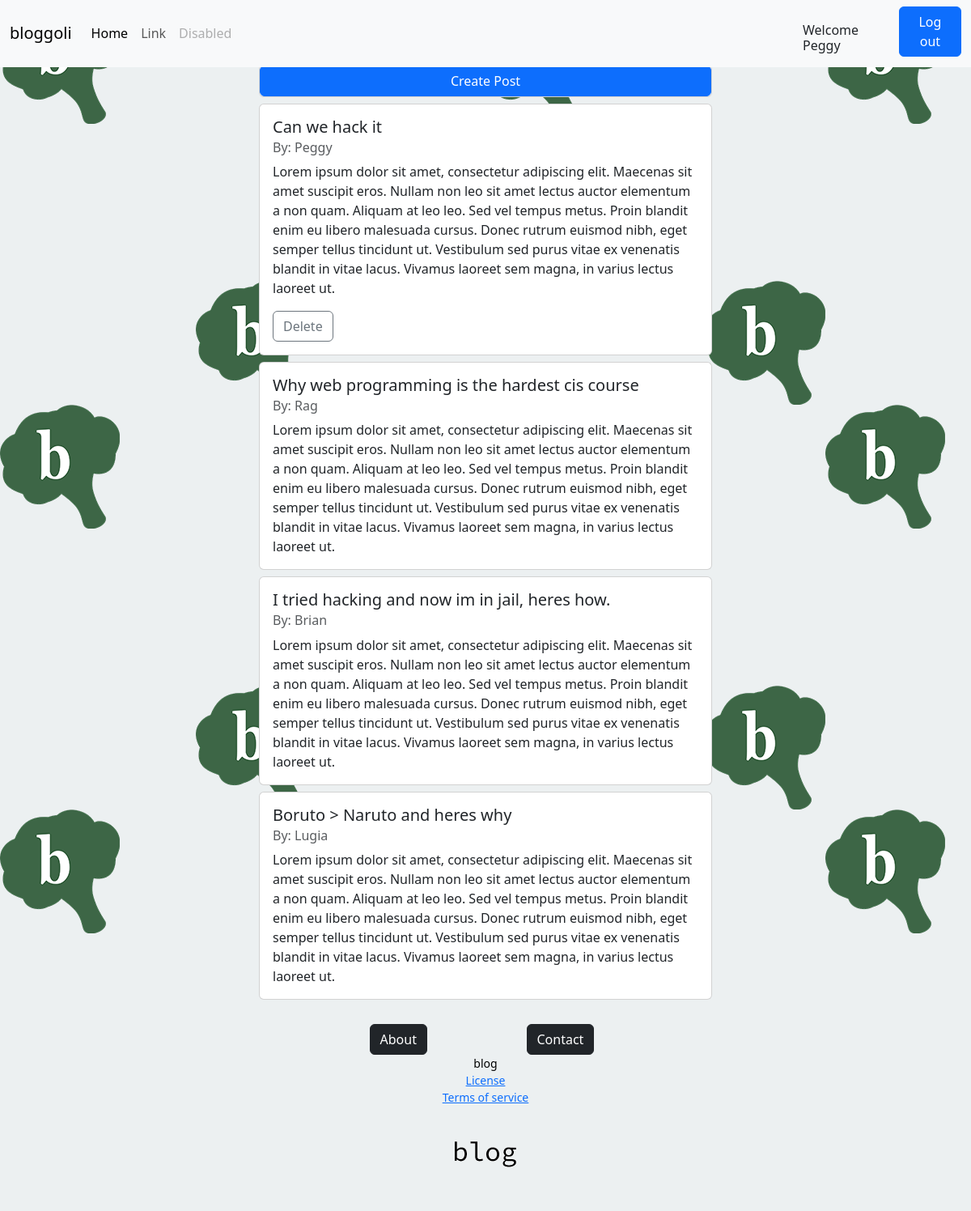
The page /php/home.php (signed in) on the database its author committed.
### tables this page shows
CREATE TABLE IF NOT EXISTS `posts` (
  `idpost` INT NOT NULL AUTO_INCREMENT,
  `title` VARCHAR(90) NOT NULL,
  `content` TEXT NOT NULL,
  `date` DATE NOT NULL,
  `userid` INT NOT NULL,
  PRIMARY KEY (`idpost`),
  UNIQUE INDEX `idpost_UNIQUE` (`idpost` ASC),
  INDEX `userid_idx` (`userid` ASC),
  CONSTRAINT `userid_FOREIGN_KEY`
    FOREIGN KEY (`userid`)
    REFERENCES `users` (`idusers`)
    ON DELETE CASCADE);

CREATE TABLE IF NOT EXISTS `users` (
  `idusers` INT NOT NULL AUTO_INCREMENT,
  `username` VARCHAR(45) NOT NULL,
  `email` VARCHAR(45) NOT NULL,
  `password` VARCHAR(45) NOT NULL,
  PRIMARY KEY (`idusers`),
  UNIQUE INDEX `idusers_UNIQUE` (`idusers` ASC));

### includes/postlayout.php (the view, shortened to what this page needs)
<?php
    class Post {
        public $username = "";
        public $title = "";
        public $content = "";
        public $idpost = "";
        public $linked = false;
        public $delete = false;
        function __construct($username, $title, $content, $id, $linked, $delete){
            $this->username = $username;
            $this->title = $title;
            $this->content = $content;
            $this->idpost = $id;
            $this->linked = $linked;
            $this->delete = $delete;
        }
        function print() {
            echo
            '<div class="card" id="post-card" style="width: 35rem;" ' . (!$this->linked ? 'onclick="window.location.href=\'post.php?idpost=' . $this->idpost . '\';"' : "") . '>
                <div class="card-body">
                    <h5 class="card-title">' . $this->title . ' </h5>
                    <h6 class="card-subtitle mb-2 text-body-secondary">By: ' . $this->username . '</h6>
                    <p class="card-text">' . $this->content . '</p>
                    '. ($this->delete ? '<form action="deletepost.php" method="POST"><button class="btn btn-outline-secondary" name="id" value="'. $this->idpost .'" type="submit" id="button-addon2">Delete</button></form>' : "" ) . '
                </div>
            </div>';
        }
    }
?>

### php/home.php (shortened to what this page needs)
<!DOCTYPE html>
<html lang="en">
<head>
    <?php
        include("../includes/postlayout.php");
        require_once("../includes/config.php");
    ?>
    <link href="https://cdn.jsdelivr.net/npm/bootstrap@5.3.2/dist/css/bootstrap.min.css" rel="stylesheet">
    <link href="../css/home.css" rel="stylesheet" type="text/css">
    <link href="../css/bg.css" rel="stylesheet" type="text/css">
    <link href="../css/top-nav.css" rel="stylesheet" type="text/css">
</head>
<body>
    <?php include '../includes/header.php'?>
    <div class="boxbody container d-flex flex-column justify-content-center align-items-center gap-2">
        <?php include '../includes/postbox.php' ?>
        <?php
        $getPosts = "SELECT idusers, username, idpost, title, content
                     FROM users, posts
                     WHERE idusers = userid";
        $postResults = $pdo->query($getPosts);
        while($row = $postResults->fetch()) {
            if($_SESSION['idusers'] == $row['idusers']){
                $post = new Post($row['username'], $row['title'], $row['content'], $row['idpost'], false, true);
                $post->print();
            } else {
                $post = new Post($row['username'], $row['title'], $row['content'], $row['idpost'], false, false);
                $post->print();
            }
        }
        ?>
    </div>
    <?php include '../includes/footer.php'?>
</body>
</html>

### css/home.css (style rules this page uses)
.boxbody { width: 300px; height: 100%; }
body { padding-top: 80px; }

### css/bg.css (style rules this page uses)
body { background-image: url(../img/pattern.svg); background-color: #ecf0f1; }

### rows shown on the page
posts: title "Can we hack it", userid.username "Peggy", content "Lorem ipsum dolor sit amet, consectetur adipiscing elit. Maecenas sit amet suscipit eros. Nullam non leo sit amet lectus auctor elementum a non quam. Aliquam at leo leo. Sed vel tempus metus. Proin blandit enim eu libero malesuada cursus. Donec rutrum euismod nibh, eget semper tellus tincidunt ut. Vestibulum sed purus vitae ex venenatis blandit in vitae lacus. Vivamus laoreet sem magna, in varius lectus laoreet ut."
posts: title "Why web programming is the hardest cis course", userid.username "Rag", content "Lorem ipsum dolor sit amet, consectetur adipiscing elit. Maecenas sit amet suscipit eros. Nullam non leo sit amet lectus auctor elementum a non quam. Aliquam at leo leo. Sed vel tempus metus. Proin blandit enim eu libero malesuada cursus. Donec rutrum euismod nibh, eget semper tellus tincidunt ut. Vestibulum sed purus vitae ex venenatis blandit in vitae lacus. Vivamus laoreet sem magna, in varius lectus laoreet ut."
posts: title "I tried hacking and now im in jail, heres how.", userid.username "Brian", content "Lorem ipsum dolor sit amet, consectetur adipiscing elit. Maecenas sit amet suscipit eros. Nullam non leo sit amet lectus auctor elementum a non quam. Aliquam at leo leo. Sed vel tempus metus. Proin blandit enim eu libero malesuada cursus. Donec rutrum euismod nibh, eget semper tellus tincidunt ut. Vestibulum sed purus vitae ex venenatis blandit in vitae lacus. Vivamus laoreet sem magna, in varius lectus laoreet ut."
posts: title "Boruto > Naruto and heres why", userid.username "Lugia", content "Lorem ipsum dolor sit amet, consectetur adipiscing elit. Maecenas sit amet suscipit eros. Nullam non leo sit amet lectus auctor elementum a non quam. Aliquam at leo leo. Sed vel tempus metus. Proin blandit enim eu libero malesuada cursus. Donec rutrum euismod nibh, eget semper tellus tincidunt ut. Vestibulum sed purus vitae ex venenatis blandit in vitae lacus. Vivamus laoreet sem magna, in varius lectus laoreet ut."

### other values the page prints
$_SESSION["username"] "Peggy"
